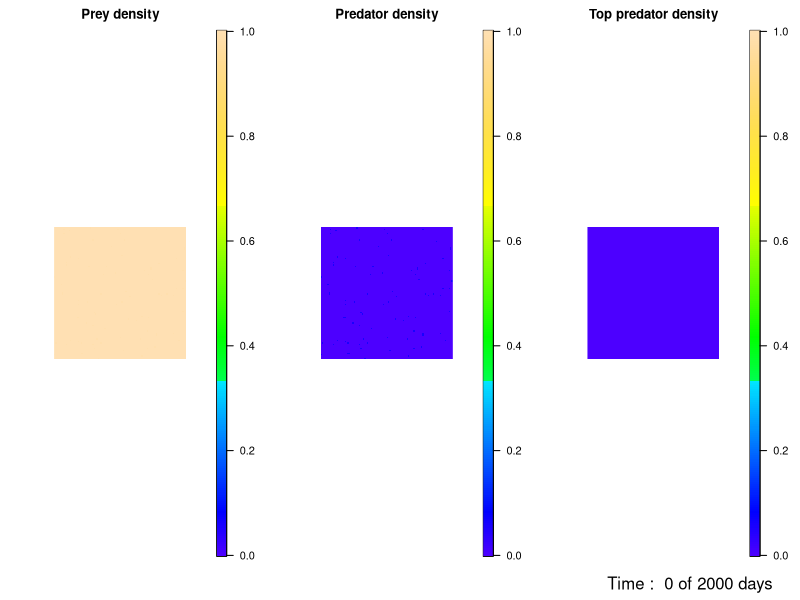
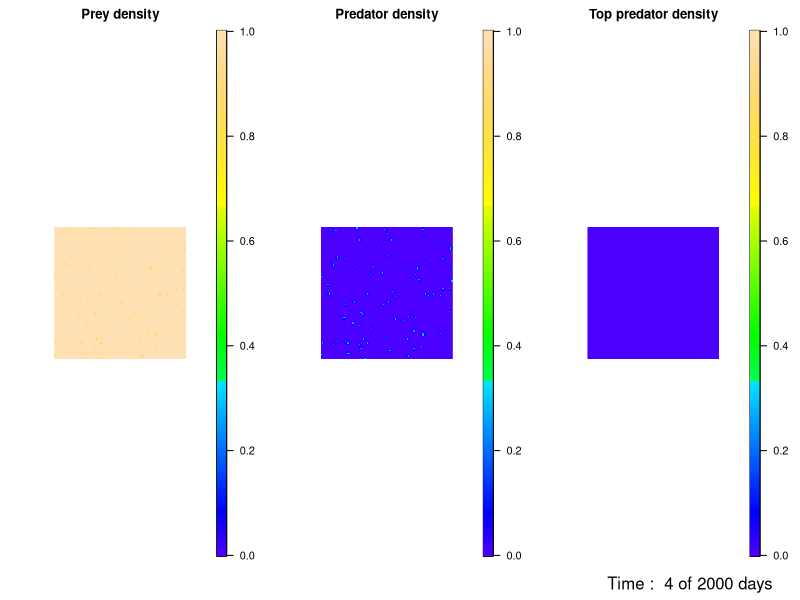
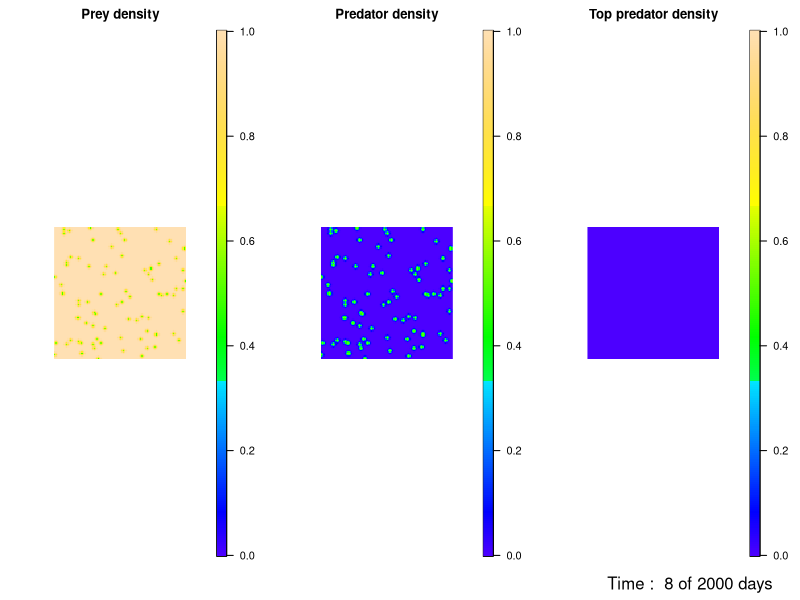
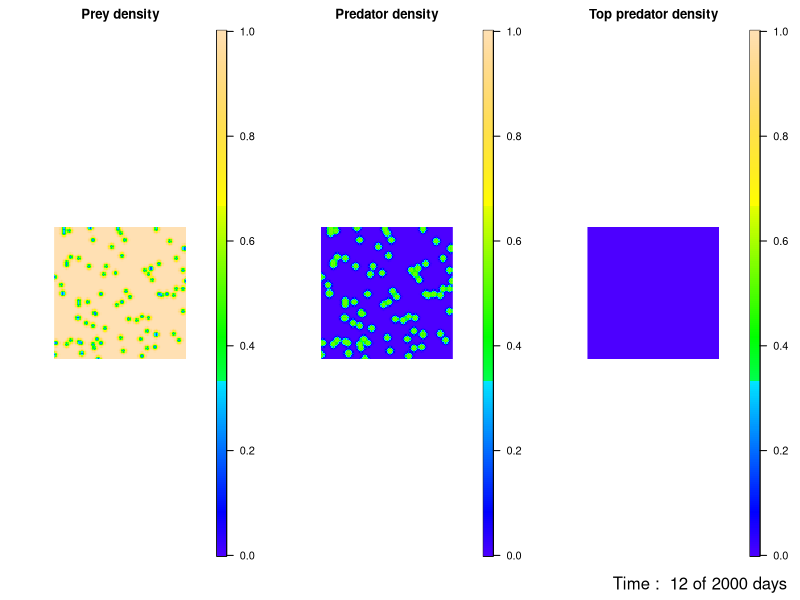
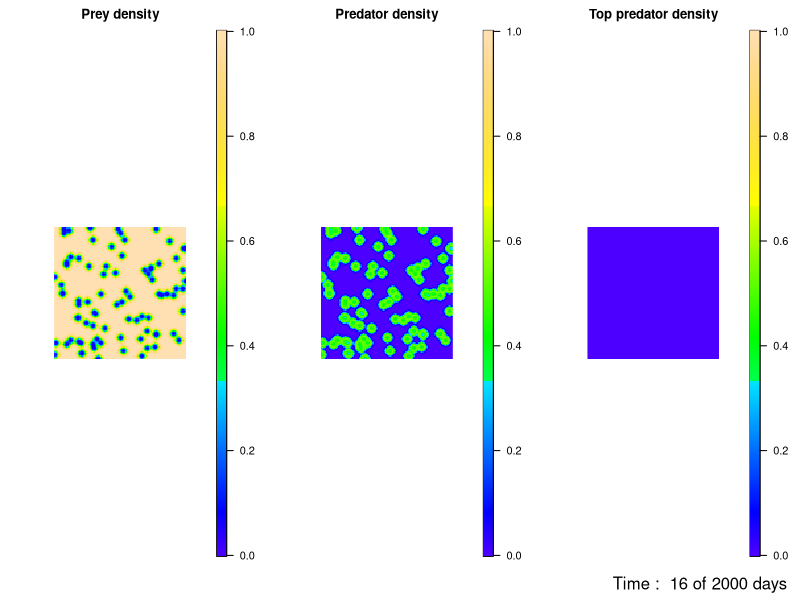
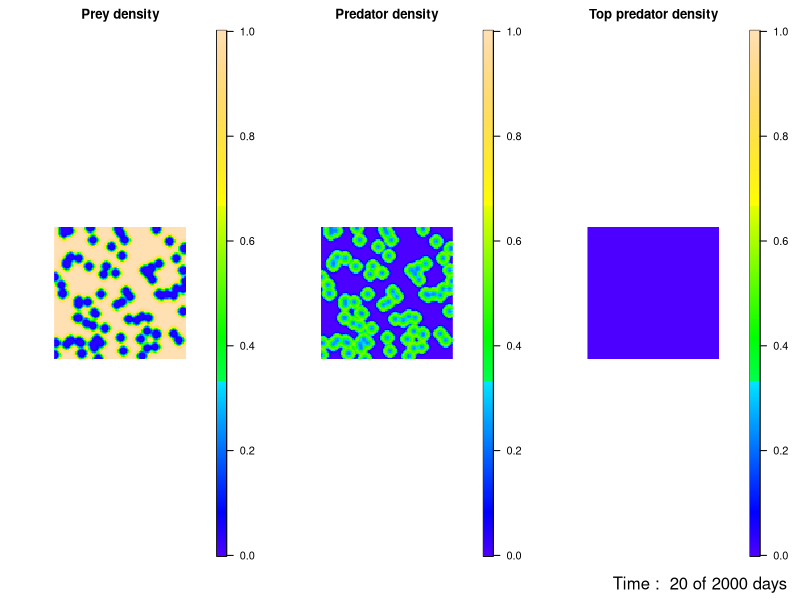
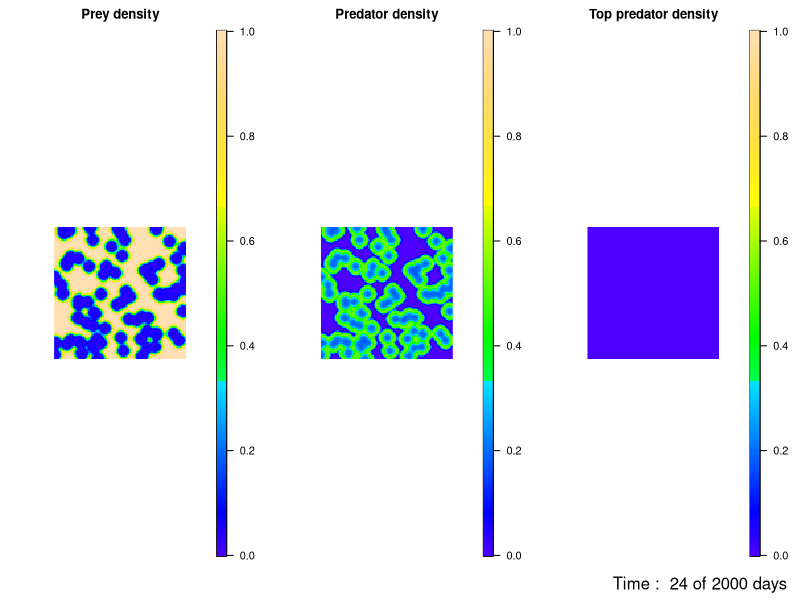
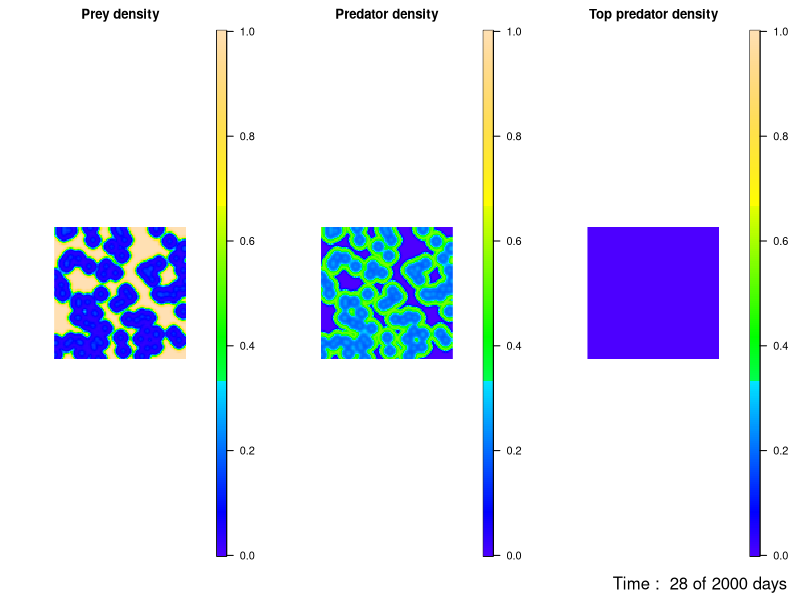

Here is the R script that generated these plots, in order:

# Predator-prey spirals model, with euler integration
# Following Sherrat et al 2002 Proc. R. Soc. B 269, 327-334.

# First setup of the model
remove(list=ls()) # Remove all variables from memory
rm(list = ls())

# Sherratt

require("fields") # An R package to load

# ----- Non-dimensional parameter values ---------------------------------
A = 3.5                # A non-dimensional parameter linked to predator growth
B = 1.2                # A non-dimensional parameter linked to predator growth
C = 4.9                # A non-dimensional parameter linked to consumption of prey 
D = 3.5                # A non-dimensional parameter linked to toppredator growth
E = 1.2                # A non-dimensional parameter linked to toppredator growth
F = 4.9 * 0.5           # A non-dimensional parameter linked to consumption of predator 
frac=0.01              # 0.01 - Fraction of area with predators 
frac_top=0.001              # 0.01 - Fraction of area with toppredators 

# Simulation parameters
Length=500             # 512  - The length of the simulated landscape, in meters
m=100                # 128  - # gridcellen
dT=0.2                 # 0.2  - timestep
EndTime=2000           #      - Time at which the simulation ends
Numframes=500          #      - Number of frames displayed during the entire simulation

WinWidth=30            #      - Width of the simulation window 
WinHeight=20            #      - Height of the simulation window

# Initialisation: declaring variable and setting up initial values
Prey = Pred = TopPred = drPrey = drPred = drTopPred = NetPrey = NetPred = NetTopPred = matrix(nrow=m,ncol=m);

FXPrey = FXPred = FXTopPred = matrix(nrow=m,ncol=m+1,data=0)  	# flow in/out to X-direction
FYPrey = FYPred = FYTopPred = matrix(nrow=m+1,ncol=m,data=0)    # flow in/out to Y-direction

TimeRec = PreyRec = PredRec = TopPredRec = vector(length = Numframes)

# ------ Initial setup and calculation ----------------------------------
DeltaX=Length/m;
DeltaY=Length/m;
mp = m+1

# initial states
Prey[,]=1; 
Pred=matrix(nrow=m,ncol=m, data=(runif(m*m)<=frac)*0.05)
TopPred=matrix(nrow=m,ncol=m, data=(runif(m*m)<=frac_top)*0.0005)

Time  =  0        ; # Begin time 
ii    =  1e6      ; # Starting the plot counter with a high value
jj    =  0        ; # The counter needed for recording data during the run

#------- Setting up the figure ------------------------------------------

## Open a graphics window (Darwin stands for a Mac computer)
# if (Sys.info()["sysname"]=="Darwin"){
#   quartz(width=WinWidth, height=WinHeight, 
#          title="Predator-prey model")
# } else
#   windows(width = WinWidth, height = WinHeight,
#             title="Predator-prey model")

par(mfrow=c(1,3), mar=c(3, 4, 2, 6) + 0.1)

# ------------ The simulation loop ---------------------------------------
print(system.time(      # Prints the simulation time when finished
while (Time<=EndTime){  # Here the time loop starts 
  #print(Time)
  # Calculating local growth, consumption, assimilation and mortality
  drPrey = Prey*(1-Prey) - C/(1+C*Prey)*Prey*Pred;
  drPred = (Pred/(A*B)*A*C*Prey/(1+C*Prey)) - (1*Pred) + (Pred*(1-Pred)) - (F/(1+F*Pred)*Pred*TopPred);
  drTopPred = TopPred/(D*E)*(D*F*Pred/(1+F*Pred)-1);     

	# 	drPrey = Prey*(1-Prey) - C/(1+C*Prey)*Prey*Pred;
	#   drPred = Pred/(A*B)*A*C*Prey/(1+C*Prey) - (1*Pred) + Pred*(1-Pred) - C/(1+C*Pred)*Pred*TopPred;
	#   drTopPred = TopPred/(A*B)*(A*C*Pred/(1+C*Pred)-1);     
	# 	drPrey = Prey*(1-Prey)-C/(1+C*Prey)*Prey*Pred ;
	#   drPred = Pred/(A*B)*(A*C*Prey/(1+C*Prey)-1);     

  # calculate the dispersal of the prey
  FXPrey[,-c(1,m+1)] = -  (Prey[,-1]-Prey[,-m]) / DeltaX;   
  FYPrey[-c(1,m+1),] = -  (Prey[-1,]-Prey[-m,]) / DeltaY;

  # calculate the dispersal of the predator
  FXPred[,-c(1,m+1)] = -  (Pred[,-1]-Pred[,-m]) / DeltaX;   
  FYPred[-c(1,m+1),] = -  (Pred[-1,]-Pred[-m,]) / DeltaY;

	  # calculate the dispersal of the top predator
  FXTopPred[,-c(1,m+1)] = -  (TopPred[,-1]-TopPred[,-m]) / DeltaX;   
  FYTopPred[-c(1,m+1),] = -  (TopPred[-1,]-TopPred[-m,]) / DeltaY;

  # calculate the net change at each location due to dispersal in and out
  NetPrey = (FXPrey[,-mp] - FXPrey[,-1])/DeltaX + (FYPrey[-mp,] - FYPrey[-1,])/DeltaY;
  NetPred = (FXPred[,-mp] - FXPred[,-1])/DeltaX + (FYPred[-mp,] - FYPred[-1,])/DeltaY;
  NetTopPred = (FXTopPred[,-mp] - FXTopPred[,-1])/DeltaX + (FYTopPred[-mp,] - FYTopPred[-1,])/DeltaY;
	
  # Summing up local processes and lateral flow to calculate new A and M
  Prey=Prey+(NetPrey+drPrey)*dT;
  Pred=Pred+(NetPred+drPred)*dT;
  TopPred=TopPred+(NetTopPred+drTopPred)*dT;
  
  # Graphic representation of the model every now and then
  if (ii>=EndTime/Numframes/dT)
  {
  	image.plot(Prey, zlim=c(0,1), xaxt="n", yaxt="n",
      col = topo.colors(255),asp=1, bty="n",
      legend.shrink = 0.99, legend.width = 2)  
       title("Prey density")  
 
       image.plot(Pred, zlim=c(0,1), xaxt="n", yaxt="n",
             col = topo.colors(255),asp=1, bty="n",
             legend.shrink = 0.99, legend.width = 2)
       title("Predator density")  

  	       image.plot(TopPred, zlim=c(0,1), xaxt="n", yaxt="n",
             col = topo.colors(255),asp=1, bty="n",
             legend.shrink = 0.99, legend.width = 2)
       title("Top predator density")  

       mtext(text=paste("Time : ",sprintf("%1.0f",Time),
                        "of" ,sprintf("%1.0f",EndTime), "days"), 
                        side=1, adj=-0.6, line=1.5, cex=1)

       # The following two lines prevent flickering of the screen
       dev.flush() # Force the model to update the graphs
       dev.hold()  # Put all updating on hold
       
       ii=0    # Resetting the plot counter 
       jj=jj+1 # Increasing the Recorder counter
       
       TimeRec[jj]=Time        # The time in days
       PreyRec[jj]=mean(Prey)  # Mean Prey biomass 
       PredRec[jj]=mean(Pred)  # Mean Pred biomass
       TopPredRec[jj]=mean(TopPred)  # Mean Pred biomass

      } 
      
  Time=Time+dT;  # Incrementing time by dT
  ii=ii+1

} ))

## Open a graphics window (Darwin stands for a Mac computer)
# if (Sys.info()["sysname"]=="Darwin"){
#   quartz(width=WinWidth, height=WinHeight, 
#          title="Predator-prey model")
# } else
#   windows(width = WinWidth, height = WinHeight,
#           title="Predator-prey model")
par(mfrow=c(1,1))

plot(TimeRec,PreyRec, col='blue', type="l", 
     xlab="Time", ylab="");
lines(TimeRec,PredRec, col="red")
lines(TimeRec,TopPredRec, col="green")
 
